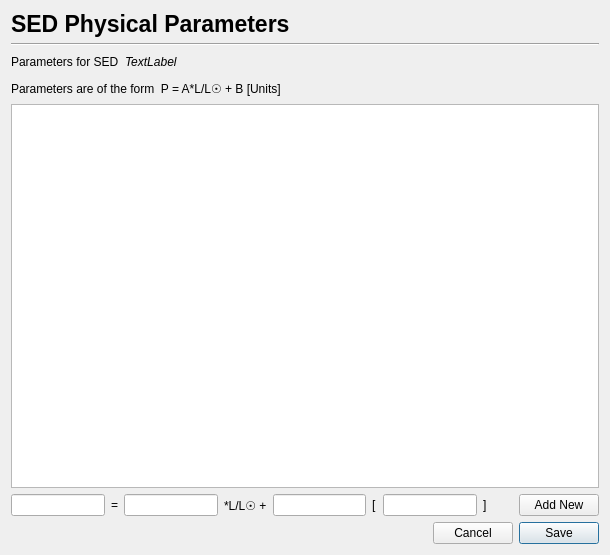
<?xml version="1.0" encoding="UTF-8"?>
<ui version="4.0">
 <class>Euclid::PhzQtUI::DialogSedParam</class>
 <widget class="QDialog" name="Euclid::PhzQtUI::DialogSedParam">
  <property name="geometry">
   <rect>
    <x>0</x>
    <y>0</y>
    <width>610</width>
    <height>555</height>
   </rect>
  </property>
  <property name="windowTitle">
   <string>SED Physical Parameter</string>
  </property>
  <layout class="QVBoxLayout" name="verticalLayout">
   <item>
    <layout class="QHBoxLayout" name="horizontalLayout_2">
     <item>
      <widget class="QLabel" name="label_2">
       <property name="font">
        <font>
         <pointsize>17</pointsize>
         <weight>75</weight>
         <bold>true</bold>
        </font>
       </property>
       <property name="text">
        <string>SED Physical Parameters</string>
       </property>
      </widget>
     </item>
     <item>
      <spacer name="horizontalSpacer_4">
       <property name="orientation">
        <enum>Qt::Horizontal</enum>
       </property>
       <property name="sizeHint" stdset="0">
        <size>
         <width>40</width>
         <height>20</height>
        </size>
       </property>
      </spacer>
     </item>
    </layout>
   </item>
   <item>
    <widget class="Line" name="line">
     <property name="orientation">
      <enum>Qt::Horizontal</enum>
     </property>
    </widget>
   </item>
   <item>
    <layout class="QHBoxLayout" name="horizontalLayout_3">
     <item>
      <widget class="QLabel" name="label_5">
       <property name="text">
        <string>Parameters for SED</string>
       </property>
      </widget>
     </item>
     <item>
      <widget class="QLabel" name="lbl_sed_name">
       <property name="font">
        <font>
         <italic>true</italic>
        </font>
       </property>
       <property name="text">
        <string>TextLabel</string>
       </property>
      </widget>
     </item>
     <item>
      <spacer name="horizontalSpacer_3">
       <property name="orientation">
        <enum>Qt::Horizontal</enum>
       </property>
       <property name="sizeHint" stdset="0">
        <size>
         <width>40</width>
         <height>20</height>
        </size>
       </property>
      </spacer>
     </item>
    </layout>
   </item>
   <item>
    <layout class="QHBoxLayout" name="horizontalLayout">
     <item>
      <widget class="QLabel" name="label_4">
       <property name="text">
        <string>Parameters are of the form  P = A*L/L☉ + B [Units]</string>
       </property>
      </widget>
     </item>
     <item>
      <spacer name="horizontalSpacer">
       <property name="orientation">
        <enum>Qt::Horizontal</enum>
       </property>
       <property name="sizeHint" stdset="0">
        <size>
         <width>40</width>
         <height>20</height>
        </size>
       </property>
      </spacer>
     </item>
    </layout>
   </item>
   <item>
    <widget class="QTableView" name="table_param"/>
   </item>
   <item>
    <layout class="QHBoxLayout" name="horizontalLayout_5">
     <item>
      <widget class="QLineEdit" name="le_new_name"/>
     </item>
     <item>
      <widget class="QLabel" name="label">
       <property name="text">
        <string>=</string>
       </property>
      </widget>
     </item>
     <item>
      <widget class="QLineEdit" name="le_A"/>
     </item>
     <item>
      <widget class="QLabel" name="label_3">
       <property name="text">
        <string>*L/L☉ +</string>
       </property>
      </widget>
     </item>
     <item>
      <widget class="QLineEdit" name="le_B"/>
     </item>
     <item>
      <widget class="QLabel" name="label_6">
       <property name="text">
        <string>[</string>
       </property>
      </widget>
     </item>
     <item>
      <widget class="QLineEdit" name="le_unit"/>
     </item>
     <item>
      <widget class="QLabel" name="label_7">
       <property name="text">
        <string>]</string>
       </property>
      </widget>
     </item>
     <item>
      <spacer name="horizontalSpacer_5">
       <property name="orientation">
        <enum>Qt::Horizontal</enum>
       </property>
       <property name="sizeHint" stdset="0">
        <size>
         <width>40</width>
         <height>20</height>
        </size>
       </property>
      </spacer>
     </item>
     <item>
      <widget class="QPushButton" name="btn_new">
       <property name="text">
        <string>Add New</string>
       </property>
      </widget>
     </item>
    </layout>
   </item>
   <item>
    <layout class="QHBoxLayout" name="horizontalLayout_4">
     <item>
      <spacer name="horizontalSpacer_2">
       <property name="orientation">
        <enum>Qt::Horizontal</enum>
       </property>
       <property name="sizeHint" stdset="0">
        <size>
         <width>40</width>
         <height>20</height>
        </size>
       </property>
      </spacer>
     </item>
     <item>
      <widget class="QPushButton" name="btn_cancel">
       <property name="text">
        <string>Cancel</string>
       </property>
       <property name="autoDefault">
        <bool>false</bool>
       </property>
       <property name="default">
        <bool>false</bool>
       </property>
      </widget>
     </item>
     <item>
      <widget class="QPushButton" name="btn_save">
       <property name="text">
        <string>Save</string>
       </property>
       <property name="checkable">
        <bool>false</bool>
       </property>
       <property name="autoDefault">
        <bool>false</bool>
       </property>
       <property name="default">
        <bool>true</bool>
       </property>
      </widget>
     </item>
    </layout>
   </item>
  </layout>
 </widget>
 <resources/>
 <connections/>
</ui>
